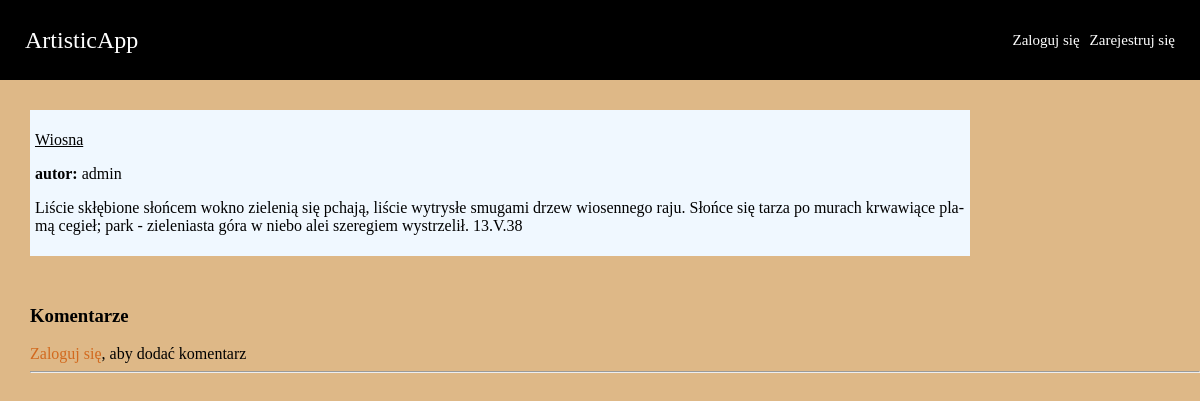
The app's page /post/2/ with its own data.
### artisticapp/models.py (models this page shows)
class Post(models.Model):
    title = models.CharField(max_length=200)
    content = models.TextField()
    author = models.ForeignKey(CustomUser, on_delete=models.CASCADE)
    created_at = models.DateTimeField(auto_now_add=True)

class CustomUser(AbstractUser):
    is_editor = models.BooleanField(default=False)

### artisticapp/views.py (the view)
# urls.py: path('post/<int:post_id>/', post_detail, name='post_detail'),
def post_detail(request, post_id):
    post = get_object_or_404(Post, id=post_id)
    comments = post.comments.all()
    new_comment = None
    if request.method == 'POST':
        comment_form = CommentForm(data=request.POST)
        if comment_form.is_valid():
            new_comment = comment_form.save(commit=False)
            new_comment.post = post
            new_comment.author = request.user
            new_comment.save()
            return redirect('post_detail', post_id=post.id)
    else:
        comment_form = CommentForm()
    return render(request, 'artisticapp/post_detail.html', {
        'post': post,
        'comments': comments,
        'new_comment': new_comment,
        'comment_form': comment_form,
    })

### artisticapp/templates/artisticapp/post_detail.html (shortened to what this page needs)
<!DOCTYPE html>
<html lang="pl">
<head>
</head>
<body>
  <header>
    <a href="{% url 'home' %}" id="title">ArtisticApp</a>
    <div id="controls">
        {% if user.is_authenticated %}
            <form method="post" action="{% url 'logout' %}">
                {% csrf_token %}
                <button type="submit">Wyloguj się</button>
            </form>
        {% else %}
            <a href="{% url 'login' %}">Zaloguj się</a>
            <a href="{% url 'register' %}">Zarejestruj się</a>
        {% endif %}
        </div>
</header>
{% block content %}
    <div id="box">
    <div class="container">
        <div class="poem">
            <p><u>{{ post.title }}</u></p>
            <p><strong>autor:</strong> {{ post.author.username }}</p>
            <p>{{post.content}}</p>
        </div>
    </div>
  </div>
  <div id="all">
  <h3>Komentarze</h3>
  {% if user.is_authenticated %}
  <h5>Dodaj nowy komentarz</h5>
    <form method="post">
      {% csrf_token %}
      {% for field in comment_form %}
          <div class="form-row">
              {{ field }}
          </div>
      {% endfor %}
    <button type="submit" class="formbutton">Opublikuj</button>
    </form>
    {% else %}
    <a href="{% url 'login' %}">Zaloguj się</a>, aby dodać komentarz
    {% endif %}
    <hr>
{% endblock %}
</div>
</body>
</html>

### artisticapp/templates/artisticapp/post_detail.html (style rules this page uses)
body { background-color: burlywood; margin: 0px; padding: 0px; }
#all { margin-left: 30px; }
a { text-decoration: none; color: chocolate; }
.container { display: flex; flex-direction: column; justify-content: left; margin: 20px; width: 80%; }
#box { display: flex; justify-content: center; flex-direction: column; align-items: left; }
#controls { display: flex; justify-content: right; flex-direction: row; align-items: center; }
.poem { border: 2px; background-color: aliceblue; border-color: black; margin: 10px; padding: 5px; }
header { height: 10vh; background-color: black; display: flex; align-items: center; padding: 0 20px; justify-content:space-between; }
header a { color: white; text-decoration: none; font-size: 15px; margin: 5px; }
#title { font-size: 24px; }
#controls { display: flex; justify-content: right; flex-direction: row; align-items: center; margin-right: 0px; }

### records on screen
Post: title "Wiosna", author.username "admin", content "Li­ście skłę­bio­ne słoń­cem wok­no zie­le­nią się pcha­ją, li­ście wy­try­słe smu­ga­mi drzew wio­sen­ne­go raju. Słoń­ce się ta­rza po mu­rach krwa­wią­ce pla­mą ce­gieł; park - zie­le­nia­sta góra w nie­bo alei sze­re­giem wy­strze­lił. 13.V.38"
